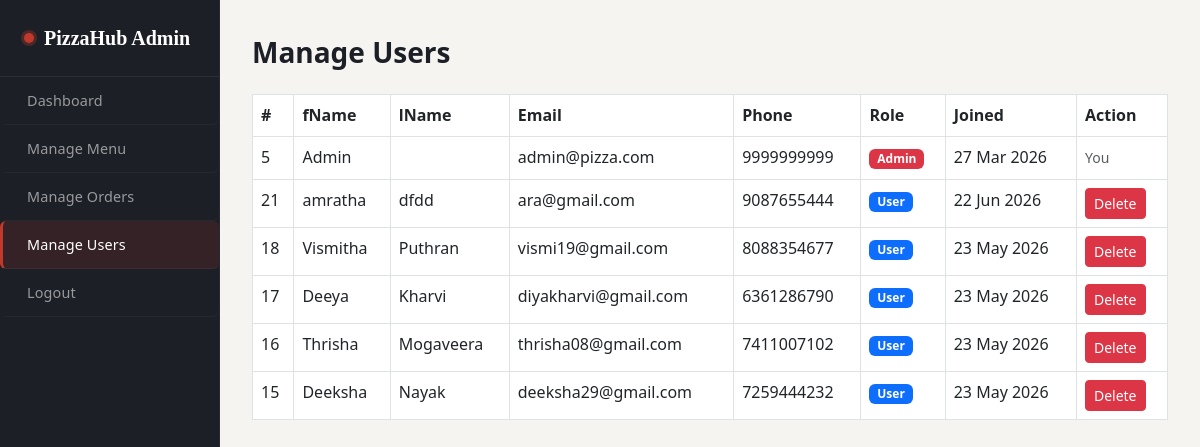
The page /admin/manage_users.php (signed in) on the database its author committed.
### tables this page shows
CREATE TABLE `users` (
  `user_id` int(11) NOT NULL,
  `fname` varchar(100) NOT NULL,
  `email` varchar(100) NOT NULL,
  `phone` varchar(15) NOT NULL,
  `password` varchar(255) NOT NULL,
  `address` text NOT NULL,
  `role` enum('user','admin') NOT NULL DEFAULT 'user',
  `created_at` datetime DEFAULT current_timestamp(),
  `lname` varchar(100) NOT NULL
);

### admin/manage_users.php (the view, shortened to what this page needs)
<?php
include '../config/db.php';
$users = mysqli_query($conn,
"SELECT * FROM users ORDER BY role DESC, created_at DESC");
?>
<!DOCTYPE html>
<html lang="en">
<head>
<link rel="stylesheet"
href="https://cdn.jsdelivr.net/npm/bootstrap@5.3.0/dist/css/bootstrap.min.css">
<link rel="stylesheet" href="../assets/css/style.css">
</head>
<body>
<div class="d-flex">
<div class="admin-sidebar" style="width:220px;min-width:220px;">
<a class="brand" href="dashboard.php">PizzaHub Admin</a>
<nav class="nav flex-column">
<a class="nav-link" href="dashboard.php">Dashboard</a>
<a class="nav-link" href="manage_menu.php">Manage Menu</a>
<a class="nav-link" href="manage_orders.php">Manage Orders</a>
<a class="nav-link active" href="manage_users.php">Manage Users</a>
<a class="nav-link" href="logout.php">Logout</a>
</nav>
</div>
<div class="flex-grow-1 admin-content">
<h3 class="fw-bold mb-4">Manage Users</h3>
<div class="table-responsive">
<table class="table table-bordered table-hover">
<thead class="cart-table">
<tr><th>#</th><th>fName</th><th>lName</th><th>Email</th><th>Phone</th>
<th>Role</th><th>Joined</th><th>Action</th></tr>
</thead>
<tbody>
<?php while ($u = mysqli_fetch_assoc($users)): ?>
<tr>
<td><?php echo $u['user_id']; ?></td>
<td><?php echo $u['fname']; ?></td>
<td><?php echo $u['lname']; ?></td>
<td><?php echo $u['email']; ?></td>
<td><?php echo $u['phone']; ?></td>
<td>
<span class="badge
<?php echo $u['role']=='admin'?'bg-danger':'bg-primary'; ?>">
<?php echo ucfirst($u['role']); ?>
</span>
</td>
<td><?php echo date('d M Y',strtotime($u['created_at'])); ?></td>
<td>
<?php if ($u['user_id'] != $_SESSION['user_id']): ?>
<a href="manage_users.php?delete=<?php echo $u['user_id']; ?>"
class="btn btn-sm btn-danger"
onclick="return confirm('Delete this user?')">Delete</a>
<?php else: ?>
<span class="text-muted small">You</span>
<?php endif; ?>
</td>
</tr>
<?php endwhile; ?>
</tbody>
</table>
</div>
</div>
</div>
</body></html>

### assets/css/style.css (style rules this page uses)
*, *::before, *::after { margin: 0; padding: 0; box-sizing: border-box; }
:root { --red: #C0392B; --red-dark: #922B21; --red-deeper: #7B241C; --red-light: #FDECEA; --gold: #E8B84B; --gold-light: #FDF6E3; --charcoal: #1C1F26; --slate: #2C3E50; --smoke: #F5F4F0; --white: #FFFFFF; --muted: #6B7280; --border: rgba(0,0,0,0.08); --font-display: 'Playfair Display', Georgia, serif; --font-body: 'DM Sans', system-ui, sans-serif; --radius-sm: 6px; --radius-md: 12px; --radius-lg: 20px; --radius-xl: 32px; --shadow-sm: 0 1px 4px rgba(0,0,0,0.06); --shadow-md: 0 4px 16px rgba(0,0,0,0.10); --shadow-lg: 0 8px 32px rgba(0,0,0,0.13); --shadow-xl: 0 16px 48px rgba(0,0,0,0.15); --transition: 0.25s cubic-bezier(0.4, 0, 0.2, 1); }
body { font-family: var(--font-body); color: var(--charcoal); font-size: 16px; line-height: 1.6; -webkit-font-smoothing: antialiased; }
.nav-link { color: rgba(255,255,255,0.7) !important; font-weight: 500; font-size: 0.9rem; letter-spacing: 0.01em; padding: 0.5rem 1rem !important; border-radius: var(--radius-sm); transition: color var(--transition), background var(--transition); }
.cart-table { border-radius: var(--radius-md); overflow: hidden; box-shadow: var(--shadow-sm); }
.admin-sidebar { background: var(--charcoal); min-height: 100vh; padding: 0; border-right: 1px solid rgba(255,255,255,0.05); }
.admin-sidebar .brand { display: flex; align-items: center; gap: 10px; padding: 22px 24px; font-family: var(--font-display); font-size: 1.25rem; font-weight: 700; color: var(--white); border-bottom: 1px solid rgba(255,255,255,0.07); text-decoration: none; }
.admin-sidebar .brand::before { content: ''; width: 10px; height: 10px; border-radius: 50%; background: var(--red); box-shadow: 0 0 0 3px rgba(192,57,43,0.3); flex-shrink: 0; }
.admin-sidebar .nav-link { color: rgba(255,255,255,0.55) !important; padding: 12px 24px !important; font-size: 0.9rem; font-weight: 400; border-bottom: 1px solid rgba(255,255,255,0.04); border-left: 3px solid transparent; transition: all var(--transition); display: flex; align-items: center; gap: 10px; }
.admin-sidebar .nav-link.active { color: var(--white) !important; background: rgba(192,57,43,0.15); border-left-color: var(--red); font-weight: 500; }
.admin-content { padding: 36px 32px; background: var(--smoke); min-height: 100vh; }

### rows shown on the page
users: user_id "5", fname "Admin", email "admin@pizza.com", phone "9999999999", role "Admin", created_at "27 Mar 2026", shows "You"
users: user_id "21", fname "amratha", lname "dfdd", email "ara@gmail.com", phone "9087655444", role "User", created_at "22 Jun 2026"
users: user_id "18", fname "Vismitha", lname "Puthran", email "vismi19@gmail.com", phone "8088354677", role "User", created_at "23 May 2026"
users: user_id "17", fname "Deeya", lname "Kharvi", email "diyakharvi@gmail.com", phone "6361286790", role "User", created_at "23 May 2026"
users: user_id "16", fname "Thrisha", lname "Mogaveera", email "thrisha08@gmail.com", phone "7411007102", role "User", created_at "23 May 2026"
users: user_id "15", fname "Deeksha", lname "Nayak", email "deeksha29@gmail.com", phone "7259444232", role "User", created_at "23 May 2026"
